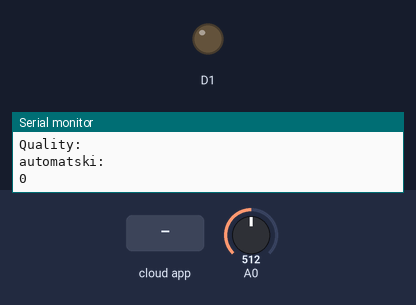
Bench run of a sketch on a simulated ESP8266 (NodeMCU). Parts: output pins drawn as LEDs (lit = HIGH), the last lines printed to the serial monitor. The inputs (shaded band) are chosen by the test bench; at power-on: A0 = 512. WiFi joins after 1.5 s; servers stay silent unless stated; the Firebase database answers and starts empty.

Above: at 2.8 s.
2.9 s: the phone or cloud app sets automatski to 1
At 3.8 s:
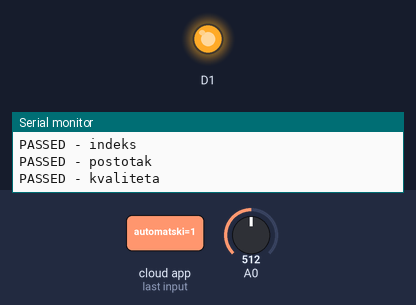
4.9 s: A0 set to 212
7.9 s: A0 set to 186
At 9.6 s:
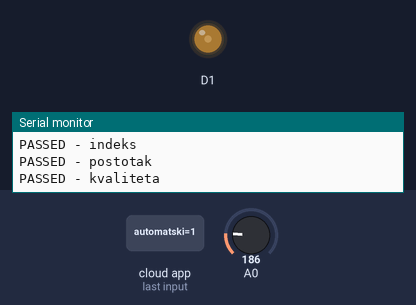
10.4 s: A0 set to 210
At 13.4 s:
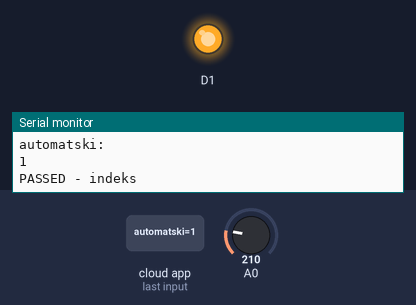
13.7 s: A0 set to 190
At 16.2 s:
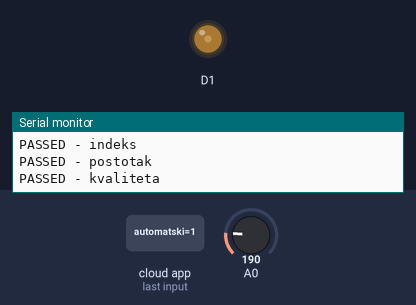
17.0 s: A0 set to 306
At 20.1 s:
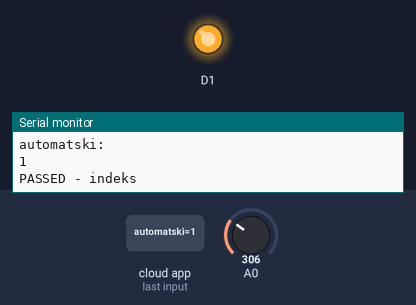
Timing chart, 0 to 21.3 s (numbered marks = the images above; inputs shaded):
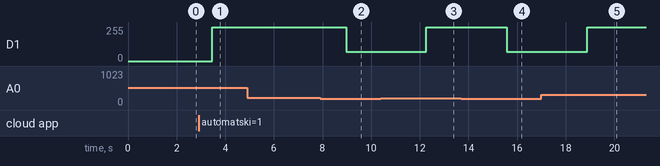

Measured:
- the behaviour switches between 201 and 200 on A0 (found by bisection; images 1 and 2)
- after the input at 2.9 s, D1: 0/255 → 255/255 after 0.56 s
- after the input at 7.9 s, D1: 255/255 → 70/255 after 1.1 s
- after the input at 10.4 s, D1: 70/255 → 255/255 after 1.9 s
- after the input at 13.7 s, D1: 255/255 → 70/255 after 1.9 s
- after the input at 17.0 s, D1: 70/255 → 255/255 after 1.9 s

The sketch:

IoT_AirPurifier.ino
```cpp
// (licence header left out)
#include <Arduino.h>
#if defined(ESP32)
  #include <WiFi.h>
#elif defined(ESP8266)
  #include <ESP8266WiFi.h>
#endif
#include <Firebase_ESP_Client.h>
#include "MQ135.h"

//Provide the token generation process info.
#include "addons/TokenHelper.h"
//Provide the RTDB payload printing info and other helper functions.
#include "addons/RTDBHelper.h"

// Insert your network credentials
#define WIFI_SSID "Ilvana"
#define WIFI_PASSWORD "cedevita"

// Insert Firebase project API Key
#define API_KEY "AIzaSyA9kP9RDEGUXywpLa2ysU-maFec0w5G5yg"

// Insert RTDB URLefine the RTDB URL */
#define DATABASE_URL "https://iot-air-purifier-default-rtdb.europe-west1.firebasedatabase.app/"

//Define Firebase Data object
FirebaseData fbdo;

FirebaseAuth auth;
FirebaseConfig config;

unsigned long sendDataPrevMillis = 0;
int count = 0;
bool signupOK = false;
double air_quality;
bool automatski = true;
bool manuelno = false;
double percentage;
String quality = " ";
bool postepenoUpali=false;

void setup() {
  // put your setup code here, to run once:

    pinMode(D1, OUTPUT);

    Serial.begin(115200);
    Serial.println("Connecting to ");
    WiFi.begin(WIFI_SSID, WIFI_PASSWORD);

   while (WiFi.status() != WL_CONNECTED)
    {
      Serial.print(".");
      delay(550);
    }

  Serial.println();
  Serial.print("Connected with IP: ");
  Serial.println(WiFi.localIP());
  Serial.println();

  /* Assign the api key (required) */
  config.api_key = API_KEY;

  /* Assign the RTDB URL (required) */
  config.database_url = DATABASE_URL;

  /* Sign up */
  if (Firebase.signUp(&config, &auth, "", "")) {
    Serial.println("ok");
    signupOK = true;
  }
  else {
    Serial.printf("%s\n", config.signer.signupError.message.c_str());
  }

  /* Assign the callback function for the long running token generation task */
  config.token_status_callback = tokenStatusCallback; //see addons/TokenHelper.h

  Firebase.begin(&config, &auth);
  Firebase.reconnectWiFi(true);


}

void loop() {
  // put your main code here, to run repeatedly:
  if (Firebase.ready() && signupOK && (millis() - sendDataPrevMillis > 1000 || sendDataPrevMillis == 0)) {
    sendDataPrevMillis = millis();
     air_quality = analogRead(A0);
     percentage=((air_quality)/1024.0)*100.0;
  delay(500);

  Serial.print(F("Air Quality Index: "));
  Serial.println(air_quality);
  Serial.print(F("Quality in percentage: "));
  Serial.println(percentage);
  Serial.println("%");
  Serial.print(F("Quality: "));
  Serial.println(quality);

   if (Firebase.RTDB.getBool(&fbdo, "/airpurifier/automatski")) {
      if (fbdo.dataType() == "boolean") {
        automatski = fbdo.boolData();
        Serial.println("automatski:");
        Serial.println(automatski);
      }
    }
    else {
      Serial.println(fbdo.errorReason());
    }

    if (automatski == true) {
      if (Firebase.RTDB.setFloat(&fbdo, "airpurifier/indeks", air_quality)){
        Serial.println("PASSED - indeks");
         if(air_quality <= 100.0){
            quality="Normal";
            analogWrite(D1, 0);
        }
        else if(air_quality > 100.0 && air_quality <= 200.0){
          quality="Medium";
          analogWrite(D1, 70);
        }
        else{
          quality="High!";
          analogWrite(D1, 255);
        }
       if (isnan(air_quality)) {
        Serial.println(F("Failed to read from MQ135 sensor!"));
        return;
        }
      }
      else {
        Serial.println("FAILED");
        Serial.println("REASON: " + fbdo.errorReason());
      }
      if (Firebase.RTDB.setFloat(&fbdo, "airpurifier/postotak", percentage)){
        Serial.println("PASSED - postotak");
      }
      else {
        Serial.println("FAILED");
        Serial.println("REASON: " + fbdo.errorReason());
      }
      if (Firebase.RTDB.setString(&fbdo, "airpurifier/kvaliteta", quality)){
        Serial.println("PASSED - kvaliteta");
      }
      else {
        Serial.println("FAILED");
        Serial.println("REASON: " + fbdo.errorReason());
      }
    }
    else if (Firebase.RTDB.getBool(&fbdo, "/airpurifier/manuelno")) {
      if (fbdo.dataType() == "boolean") {
        manuelno = fbdo.boolData();
        if(manuelno == true){
          analogWrite(D1, 255);
        }
        else{
          analogWrite(D1, 0);
        }
      }
    }

    else {
      Serial.println(fbdo.errorReason());
    }
  }
}
```
